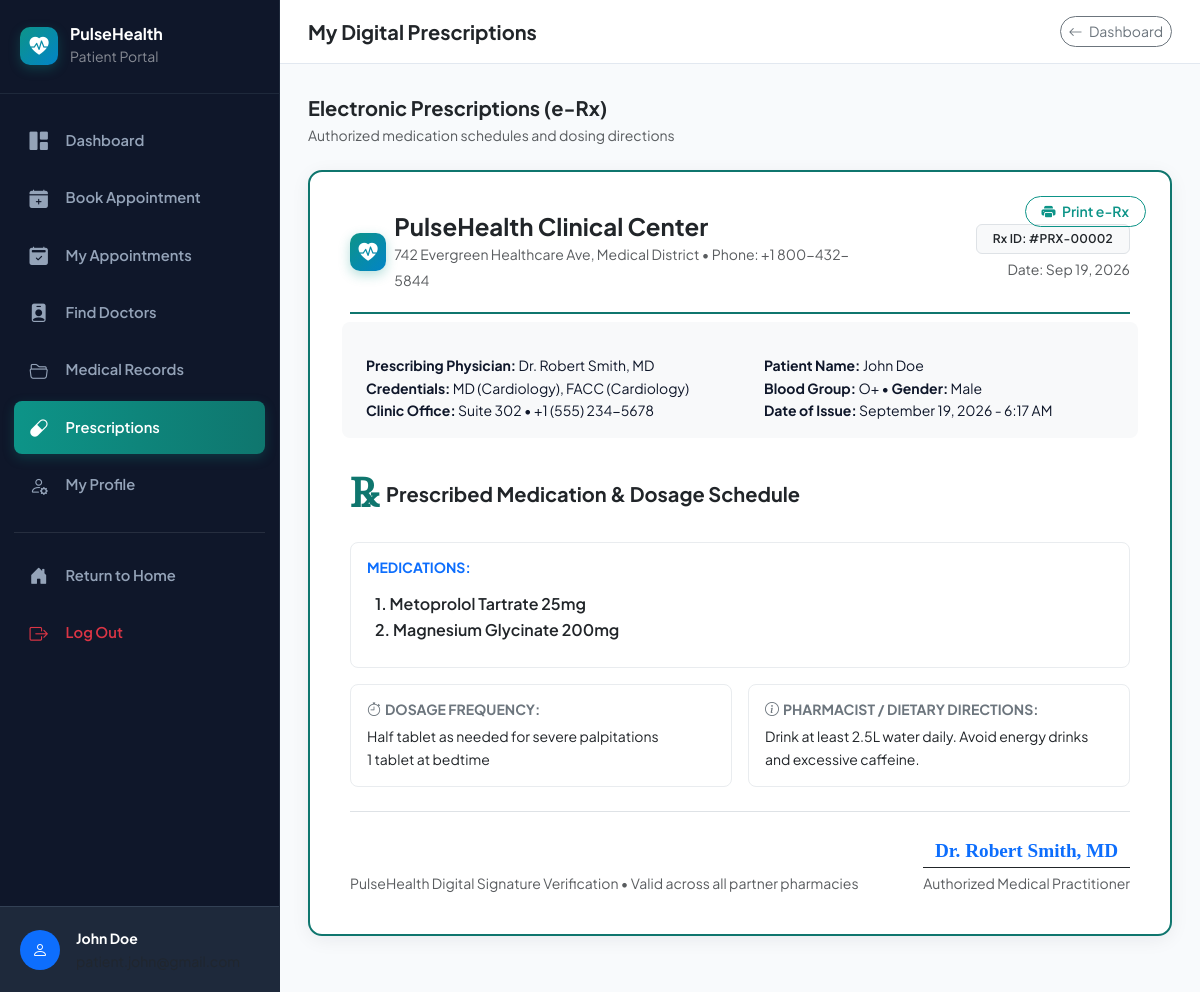
The app's page /patient/prescriptions.php (signed in) with its own data.
### tables this page shows
CREATE TABLE IF NOT EXISTS `prescriptions` (
    `id` INT AUTO_INCREMENT PRIMARY KEY,
    `appointment_id` INT NULL,
    `patient_id` INT NOT NULL,
    `doctor_id` INT NOT NULL,
    `medicines` TEXT NOT NULL,
    `dosage` TEXT NOT NULL,
    `instructions` TEXT NULL,
    `prescribed_at` TIMESTAMP DEFAULT CURRENT_TIMESTAMP,
    FOREIGN KEY (`appointment_id`) REFERENCES `appointments`(`id`) ON DELETE SET NULL,
    FOREIGN KEY (`patient_id`) REFERENCES `patients`(`id`) ON DELETE CASCADE,
    FOREIGN KEY (`doctor_id`) REFERENCES `doctors`(`id`) ON DELETE CASCADE
);

CREATE TABLE IF NOT EXISTS `doctors` (
    `id` INT AUTO_INCREMENT PRIMARY KEY,
    `user_id` INT NOT NULL,
    `full_name` VARCHAR(100) NOT NULL,
    `specialization` VARCHAR(100) NOT NULL,
    `qualification` VARCHAR(100) NOT NULL,
    `phone` VARCHAR(20) NOT NULL,
    `room_no` VARCHAR(20) NOT NULL,
    `consultation_fee` DECIMAL(8, 2) NOT NULL DEFAULT 500.00,
    `bio` TEXT NULL,
    `available_days` VARCHAR(100) DEFAULT 'Mon - Fri, 09:00 AM - 05:00 PM',
    `created_at` TIMESTAMP DEFAULT CURRENT_TIMESTAMP,
    FOREIGN KEY (`user_id`) REFERENCES `users`(`id`) ON DELETE CASCADE
);

CREATE TABLE IF NOT EXISTS `patients` (
    `id` INT AUTO_INCREMENT PRIMARY KEY,
    `user_id` INT NOT NULL,
    `full_name` VARCHAR(100) NOT NULL,
    `dob` DATE NULL,
    `gender` ENUM('Male', 'Female', 'Other') DEFAULT 'Male',
    `phone` VARCHAR(20) NOT NULL,
    `blood_group` VARCHAR(5) DEFAULT 'O+',
    `address` TEXT NULL,
    `emergency_contact` VARCHAR(100) NULL,
    `created_at` TIMESTAMP DEFAULT CURRENT_TIMESTAMP,
    FOREIGN KEY (`user_id`) REFERENCES `users`(`id`) ON DELETE CASCADE
);

### patient/prescriptions.php (the view, shortened to what this page needs)
<?php
require_once __DIR__ . '/../config/db.php';
$patientId = $_SESSION['patient_id'] ?? 0;
$prescriptions = [];
try {
    $stmt = $pdo->prepare("
        SELECT pr.*, d.full_name AS doctor_name, d.specialization, d.qualification, d.room_no, d.phone AS doctor_phone,
               p.full_name AS patient_name, p.dob, p.gender, p.blood_group
        FROM prescriptions pr
        JOIN doctors d ON pr.doctor_id = d.id
        JOIN patients p ON pr.patient_id = p.id
        WHERE pr.patient_id = ?
        ORDER BY pr.prescribed_at DESC
    ");
    $stmt->execute([$patientId]);
    $prescriptions = $stmt->fetchAll();
} catch (Exception $e) {
}
include __DIR__ . '/../includes/header.php';
?>
<div class="portal-wrapper">
    <?php include __DIR__ . '/sidebar.php'; ?>
    <div class="portal-content">
        <header class="portal-topbar no-print">
            <div class="d-flex align-items-center gap-3">
                <h5 class="mb-0 fw-bold text-dark">My Digital Prescriptions</h5>
            </div>
            <a href="dashboard.php" class="btn btn-sm btn-outline-secondary rounded-pill">
                <i class="bi bi-arrow-left me-1"></i> Dashboard
            </a>
        </header>
        <main class="portal-main">
            <div class="d-flex justify-content-between align-items-center mb-4 no-print">
                <div>
                    <h5 class="fw-bold text-dark mb-1">Electronic Prescriptions (e-Rx)</h5>
                    <p class="text-muted small mb-0">Authorized medication schedules and dosing directions</p>
                </div>
            </div>
            <?php if (!empty($prescriptions)): ?>
                <div class="row g-4">
                    <?php foreach ($prescriptions as $pr): ?>
                        <div class="col-12">
                            <div class="prescription-sheet mb-4">
                                <div class="position-absolute top-0 end-0 m-4 no-print">
                                    <button type="button" class="btn btn-sm btn-outline-primary rounded-pill px-3" onclick="window.print()">
                                        <i class="bi bi-printer-fill me-1"></i> Print e-Rx
                                    </button>
                                </div>
                                <div class="prescription-header">
                                    <div class="row align-items-center">
                                        <div class="col-sm-8">
                                            <div class="d-flex align-items-center gap-2">
                                                <div class="brand-pulse-icon">
                                                    <i class="bi bi-heart-pulse-fill"></i>
                                                </div>
                                                <div>
                                                    <h4 class="fw-bold text-dark mb-0"><?= APP_NAME ?> Clinical Center</h4>
                                                    <small class="text-muted">742 Evergreen Healthcare Ave, Medical District &bull; Phone: +1 800-432-5844</small>
                                                </div>
                                            </div>
                                        </div>
                                        <div class="col-sm-4 text-sm-end mt-2 mt-sm-0">
                                            <div class="badge bg-light text-dark border px-3 py-2">
                                                Rx ID: #PRX-<?= str_pad($pr['id'], 5, '0', STR_PAD_LEFT) ?>
                                            </div>
                                            <div class="small text-muted mt-1">
                                                Date: <?= date('M d, Y', strtotime($pr['prescribed_at'])) ?>
                                            </div>
                                        </div>
                                    </div>
                                </div>
                                <div class="row g-3 p-3 bg-light rounded-3 mb-4 small">
                                    <div class="col-md-6 border-end-md">
                                        <div><strong>Prescribing Physician:</strong> <?= htmlspecialchars($pr['doctor_name']) ?></div>
                                        <div><strong>Credentials:</strong> <?= htmlspecialchars($pr['qualification']) ?> (<?= htmlspecialchars($pr['specialization']) ?>)</div>
                                        <div><strong>Clinic Office:</strong> <?= htmlspecialchars($pr['room_no']) ?> &bull; <?= htmlspecialchars($pr['doctor_phone']) ?></div>
                                    </div>
                                    <div class="col-md-6 ps-md-4">
                                        <div><strong>Patient Name:</strong> <?= htmlspecialchars($pr['patient_name']) ?></div>
                                        <div><strong>Blood Group:</strong> <?= htmlspecialchars($pr['blood_group']) ?> &bull; <strong>Gender:</strong> <?= htmlspecialchars($pr['gender']) ?></div>
                                        <div><strong>Date of Issue:</strong> <?= date('F j, Y - g:i A', strtotime($pr['prescribed_at'])) ?></div>
                                    </div>
                                </div>
                                <div class="mb-4">
                                    <div class="d-flex align-items-center gap-2 mb-3">
                                        <span class="rx-symbol">℞</span>
                                        <span class="fw-bold fs-5 text-dark">Prescribed Medication & Dosage Schedule</span>
                                    </div>
                                    <div class="card border border-light-subtle rounded-3 p-3 mb-3">
                                        <h6 class="fw-bold text-primary small text-uppercase mb-2">Medications:</h6>
                                        <div class="p-2 fw-semibold text-dark">
                                            <?= nl2br(htmlspecialchars($pr['medicines'])) ?>
                                        </div>
                                    </div>
                                    <div class="row g-3">
                                        <div class="col-md-6">
                                            <div class="card border border-light-subtle rounded-3 p-3 h-100">
                                                <h6 class="fw-bold text-secondary small text-uppercase mb-2"><i class="bi bi-stopwatch me-1"></i>Dosage Frequency:</h6>
                                                <div class="small text-dark">
                                                    <?= nl2br(htmlspecialchars($pr['dosage'])) ?>
                                                </div>
                                            </div>
                                        </div>
                                        <div class="col-md-6">
                                            <div class="card border border-light-subtle rounded-3 p-3 h-100">
                                                <h6 class="fw-bold text-secondary small text-uppercase mb-2"><i class="bi bi-info-circle me-1"></i>Pharmacist / Dietary Directions:</h6>
                                                <div class="small text-dark">
                                                    <?= !empty($pr['instructions']) ? nl2br(htmlspecialchars($pr['instructions'])) : '<em class="text-muted">Take as directed with water.</em>' ?>
                                                </div>
                                            </div>
                                        </div>
                                    </div>
                                </div>
                                <div class="pt-4 border-top d-flex justify-content-between align-items-end mt-4">
                                    <small class="text-muted">PulseHealth Digital Signature Verification &bull; Valid across all partner pharmacies</small>
                                    <div class="text-center">
                                        <div class="fw-bold text-primary font-monospace" style="font-family: cursive !important; font-size: 1.2rem;">
                                            <?= htmlspecialchars($pr['doctor_name']) ?>
                                        </div>
                                        <div class="border-top border-dark pt-1 small text-muted">Authorized Medical Practitioner</div>
                                    </div>
                                </div>
                            </div>
                        </div>
                    <?php endforeach; ?>
                </div>
            <?php endif; ?>
        </main>
    </div>
</div>
</body>
</html>

### assets/css/style.css (style rules this page uses)
:root { --primary: #0d9488; --primary-dark: #0f766e; --primary-light: #ccfbf1; --secondary: #0284c7; --secondary-dark: #0369a1; --accent: #f59e0b; --danger: #ef4444; --success: #10b981; --bg-main: #f8fafc; --card-bg: #ffffff; --text-dark: #0f172a; --text-muted: #64748b; --border-color: #e2e8f0; --radius-sm: 8px; --radius-md: 14px; --radius-lg: 20px; --shadow-sm: 0 1px 3px rgba(15, 23, 42, 0.06); --shadow-md: 0 4px 20px -2px rgba(15, 23, 42, 0.08); --shadow-lg: 0 12px 30px -4px rgba(15, 23, 42, 0.12); --transition: all 0.25s cubic-bezier(0.16, 1, 0.3, 1); }
body { font-family: 'Plus Jakarta Sans', -apple-system, BlinkMacSystemFont, "Segoe UI", Roboto, sans-serif; background-color: var(--bg-main); color: var(--text-dark); margin: 0; padding: 0; overflow-x: hidden; line-height: 1.6; }
.brand-pulse-icon { width: 38px; height: 38px; background: linear-gradient(135deg, var(--primary), var(--secondary)); color: #ffffff; border-radius: 10px; display: flex; align-items: center; justify-content: center; font-size: 1.2rem; box-shadow: 0 4px 12px rgba(13, 148, 136, 0.3); }
.portal-wrapper { display: flex; min-height: 100vh; background: var(--bg-main); }
.portal-content { flex-grow: 1; display: flex; flex-direction: column; overflow-x: hidden; }
.portal-topbar { background: #ffffff; border-bottom: 1px solid var(--border-color); padding: 1rem 1.75rem; display: flex; align-items: center; justify-content: space-between; }
.portal-main { padding: 2rem 1.75rem; flex-grow: 1; }
.prescription-sheet { background: #ffffff; border: 2px solid #0f766e; border-radius: var(--radius-md); padding: 2.5rem; box-shadow: var(--shadow-md); position: relative; }
.prescription-header { border-bottom: 2px solid #0f766e; padding-bottom: 1.25rem; margin-bottom: 1.5rem; }
.rx-symbol { font-family: serif; font-size: 2.5rem; font-weight: bold; color: #0f766e; }
.btn-outline-primary { color: var(--primary); border-color: var(--primary); font-weight: 600; }
.badge { font-weight: 600; letter-spacing: 0.2px; }

### records on screen
prescriptions: id "00002", prescribed_at "Sep 19, 2026", doctor.full_name "Dr. Robert Smith, MD", doctor.qualification "MD (Cardiology), FACC", doctor.specialization "Cardiology", doctor.room_no "Suite 302", doctor.phone "+1 (555) 234-5678", patient.full_name "John Doe", patient.blood_group "O+", patient.gender "Male", prescribed_at "September 19, 2026 - 6:17 AM", medicines "1. Metoprolol Tartrate 25mg 2. Magnesium Glycinate 200mg", dosage "Half tablet as needed for severe palpitations 1 tablet at bedtime", instructions "Drink at least 2.5L water daily. Avoid energy drinks and excessive caffeine."

### other values on screen
APP_NAME "PulseHealth"
$patientName "John Doe"
